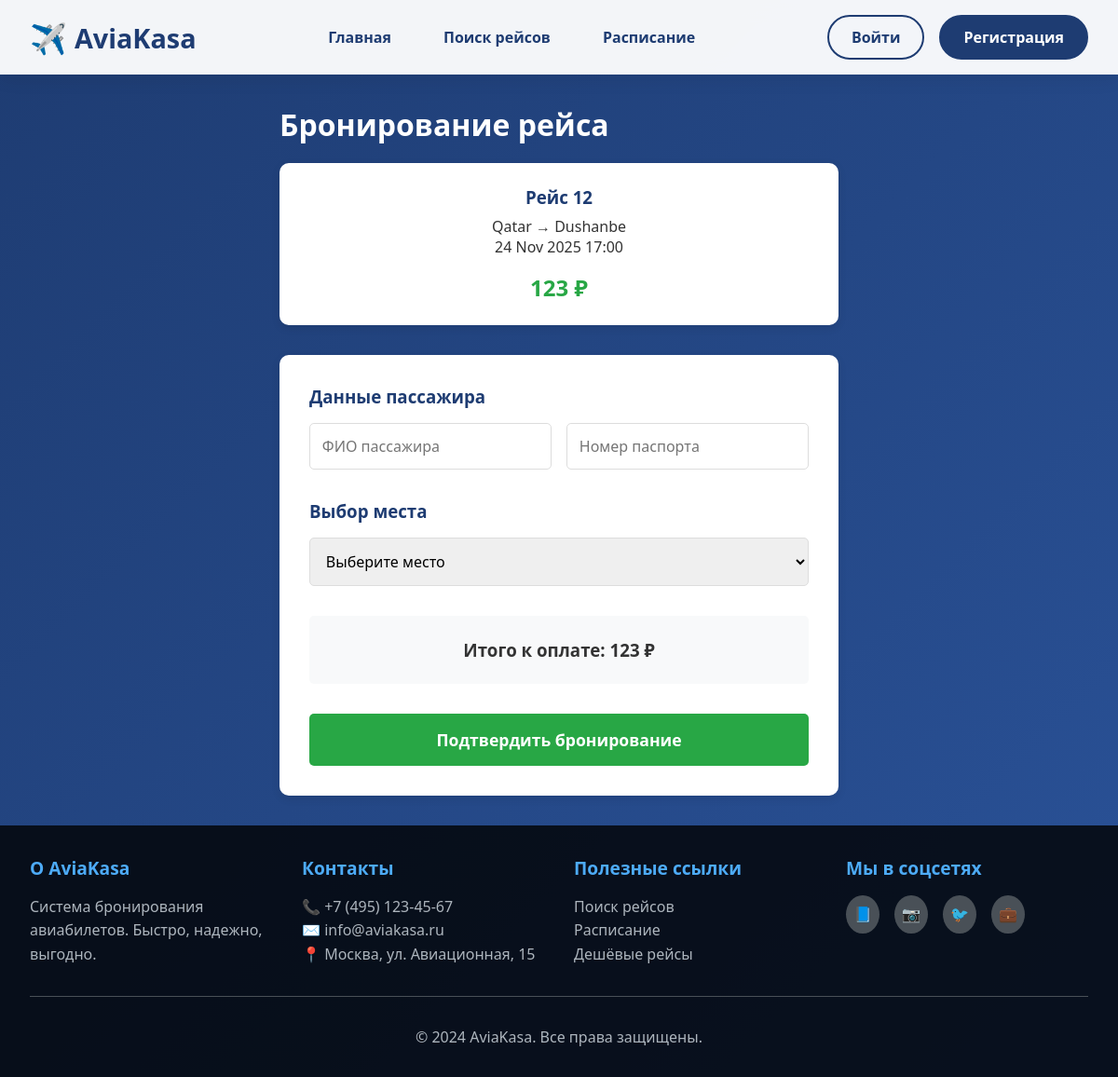
Screenshot of /book/1/ with the database file from the repository.
### admin_tikket/models.py (models this page shows, shortened)
class Flights(models.Model):
    airline_id = models.ForeignKey(Airline,on_delete=models.CASCADE)
    aircraft_id = models.ForeignKey(Aircraft,on_delete=models.CASCADE)
    flight_number = models.IntegerField()
    departure_airport = models.ForeignKey(Airport, on_delete=models.CASCADE ,related_name='departures')
    arrival_airport = models.ForeignKey(Airport , on_delete=models.CASCADE ,related_name='arrivals')
    departure_time = models.DateTimeField(auto_now_add=True)
    arrival_time = models.DateTimeField(auto_now_add=True)
    base_price = models.IntegerField()
    image = models.ImageField()

class Airport(models.Model):
    code = models.IntegerField()
    name = models.CharField(max_length=200,unique=True)
    country = models.CharField(max_length=100)
    city = models.CharField(max_length=100)

### admin_tikket/views.py (the view, shortened to what this page needs)
# urls.py: path("book/<int:flight_id>/", book_flight, name="book_flight"),
def book_flight(request, flight_id):
    try:
        flight = Flights.objects.get(id=flight_id)
        seats = Seat.objects.filter(aircraft=flight.aircraft_id)
        return render(request, 'book_flight.html', {
            'flight': flight,
            'seats': seats
        })
    except Flights.DoesNotExist:
        return HttpResponse("Рейс не найден")

### template/book_flight.html (shortened to what this page needs)
{% extends 'base.html' %}
{% block main %}
<div class="booking-container">
    <h1 style="color: white; margin-bottom: 20px;">Бронирование рейса</h1>
    <div class="flight-summary">
        <h3>Рейс {{ flight.flight_number }}</h3>
        <p>{{ flight.departure_airport.city }} → {{ flight.arrival_airport.city }}</p>
        <p>{{ flight.departure_time|date:"d M Y H:i" }}</p>
        <p class="price">{{ flight.base_price }} ₽</p>
    </div>
    <form method="post" class="booking-form">
        <div class="form-section">
            <h3>Данные пассажира</h3>
            <div class="input-group">
                <input type="text" name="passenger_name" placeholder="ФИО пассажира" required>
                <input type="text" name="passport_number" placeholder="Номер паспорта" required>
            </div>
        </div>
        <div class="form-section">
            <h3>Выбор места</h3>
            <select name="seat_id" required>
                <option value="">Выберите место</option>
            </select>
        </div>
        <div class="booking-summary">
            <h3>Итого к оплате: {{ flight.base_price }} ₽</h3>
        </div>
        <button type="submit" class="btn btn-primary">Подтвердить бронирование</button>
    </form>
</div>
{% endblock %}

### template/base.html (style rules this page uses)
* { margin: 0; padding: 0; box-sizing: border-box; font-family: 'Segoe UI', Tahoma, Geneva, Verdana, sans-serif; }
body { background: linear-gradient(135deg, #1e3c72 0%, #2a5298 100%); color: #333; min-height: 100vh; display: flex; flex-direction: column; }

### template/book_flight.html (style rules this page uses)
.booking-container { max-width: 600px; margin: 0 auto; }
.flight-summary { background: white; padding: 1.5rem; border-radius: 10px; box-shadow: 0 3px 10px rgba(0,0,0,0.1); margin-bottom: 2rem; text-align: center; }
.flight-summary h3 { color: #1e3c72; margin-bottom: 0.5rem; }
.price { font-size: 1.5rem; font-weight: bold; color: #28a745; margin-top: 1rem; }
.booking-form { background: white; padding: 2rem; border-radius: 10px; box-shadow: 0 3px 10px rgba(0,0,0,0.1); }
.form-section { margin-bottom: 2rem; }
.form-section h3 { margin-bottom: 1rem; color: #1e3c72; }
.input-group { display: flex; gap: 1rem; }
.input-group input { flex: 1; padding: 0.8rem; border: 1px solid #ddd; border-radius: 5px; font-size: 1rem; }
select { width: 100%; padding: 0.8rem; border: 1px solid #ddd; border-radius: 5px; font-size: 1rem; }
.booking-summary { background: #f8f9fa; padding: 1.5rem; border-radius: 5px; margin-bottom: 2rem; text-align: center; }
.btn { width: 100%; padding: 1rem; border: none; border-radius: 5px; font-size: 1.1rem; font-weight: 600; cursor: pointer; transition: all 0.3s ease; }
.btn-primary { background: #28a745; color: white; }

### rows the page displays
Flights: flight_number "12", departure_airport.city "Qatar", arrival_airport.city "Dushanbe", departure_time "24 Nov 2025 17:00", base_price "123"
